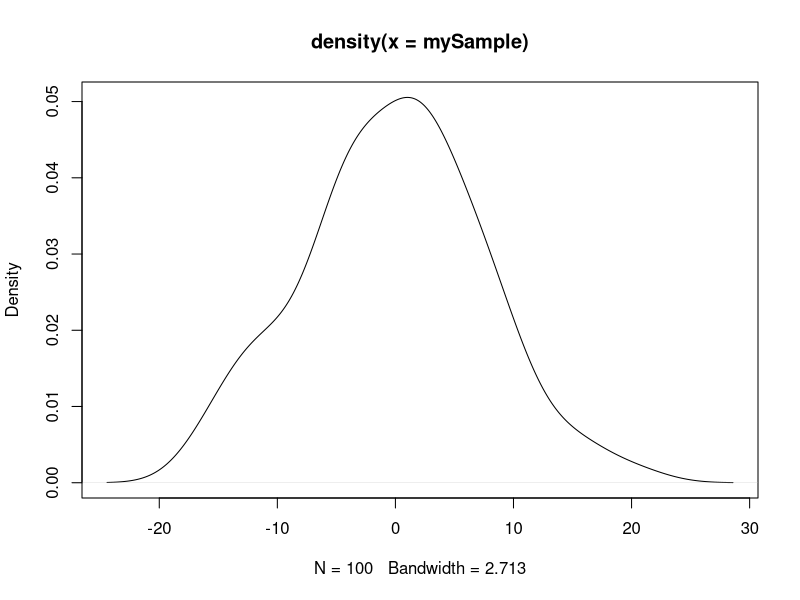

Source code (R):
#Verification of Central Limit Theorem

#The Central Limit Theorem states that if there is a population with mean mu and standard deviation sigma and one draws 
#sufficiently large random samples from the population with replacement, then the distribution of the sample means 
#will be approximately normal. Moreover, mu and sigma can be estimated in a manner explained below.

#Create random population data of reasonable size; values are uniformly distributed between min and max
pop_size <-100000
min_value <- -100
max_value <- 100
set.seed(101)
population <- runif(pop_size, min = min_value, max = max_value)

#Compute actual mean and standard deviation of the population
mu <- mean(population)
sigma <- sd(population)

#Desigman sampling mechanism - no. of sampling trials and sample size for each trial
trials = 100
sample_size = 50

#Generate sample statistics - draw a random sample and compute its mean; repeat the procedure for the selected no. of trials
mySample <- numeric(trials)
for (i in c(1:trials)) {
  sample <- sample(population, size = sample_size, replace = TRUE)
  mySample[i] <- mean(sample)
}

#Compute estimates for mean and standard deviation from the data generated by the trials
mu_estimate <- mean(mySample) # mean of sample means is a good estimate for population mean
sigma_sample <- sd(mySample)
sigma_estimate <- sigma_sample*sqrt(sample_size) # standard deviation of sample means is biased and needs to be corrected

#Compare the estimated parameters with the actual ones
result <- data.frame("Population_mean" = mu,
                     "Estimated_mean" = mu_estimate,
                     "Population_sd" = sigma,
                     "Estimated_sd" = sigma_estimate)

print(result)
plot(density(mySample)) #should look like a normal distribution irrespective of the original population
